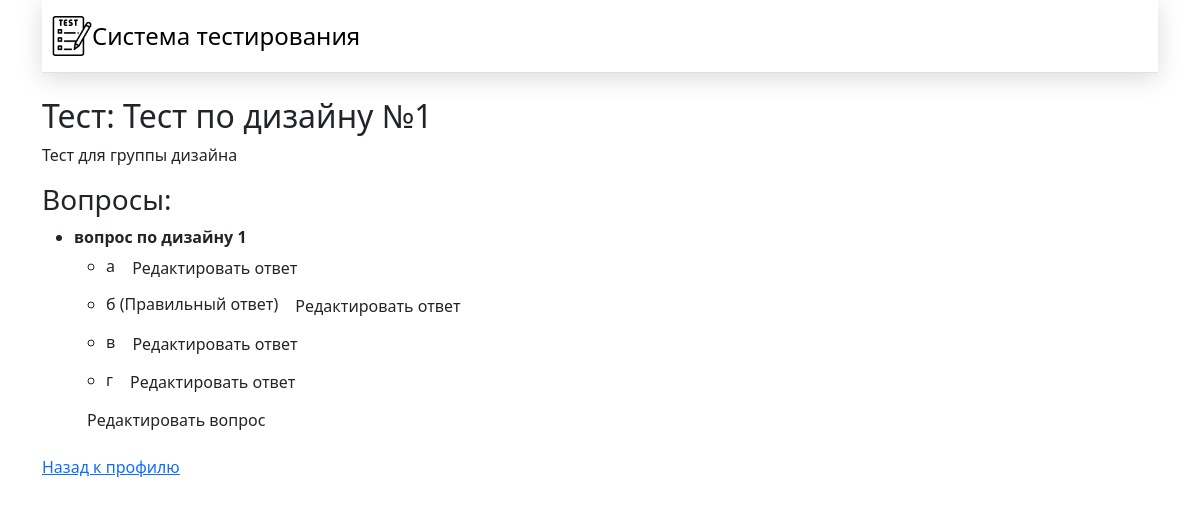
The page /view_test/2 on the database as committed earlier.
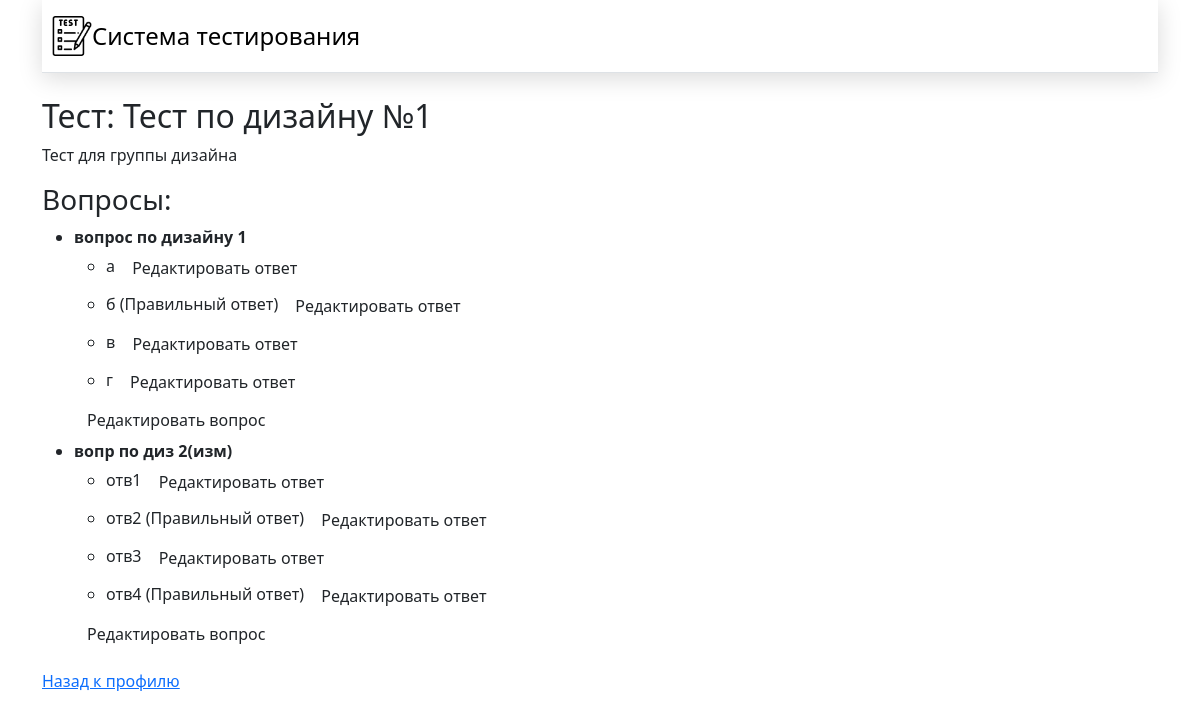
The same page on the database as committed later.
### app.py (models this page shows)
class Test(db.Model):
    test_id = db.Column(db.Integer, primary_key=True)
    title = db.Column(db.String(100), nullable=False)
    description = db.Column(db.Text)
    group_id = db.Column(db.Integer, db.ForeignKey('group.group_id'))
    group = db.relationship('Group', back_populates='tests')
    questions = db.relationship('Question', back_populates='test')

class Question(db.Model):
    question_id = db.Column(db.Integer, primary_key=True)
    test_id = db.Column(db.Integer, db.ForeignKey('test.test_id'))
    question_text = db.Column(db.Text, nullable=False)
    question_type = db.Column(db.Enum('одиночный выбор', 'множественный выбор'), nullable=False)
    image_url = db.Column(db.String(255))
    test = db.relationship('Test', back_populates='questions')
    answers = db.relationship('Answer', back_populates='question')

class Answer(db.Model):
    answer_id = db.Column(db.Integer, primary_key=True)
    question_id = db.Column(db.Integer, db.ForeignKey('question.question_id'))
    answer_text = db.Column(db.String(255), nullable=False)
    is_correct = db.Column(db.Boolean, nullable=False)
    question = db.relationship('Question', back_populates='answers')

### app.py (the view)
@app.route('/view_test/<int:test_id>')
def view_test(test_id):
    test = Test.query.get(test_id)
    questions = Question.query.filter_by(test_id=test_id).all()
    return render_template('view_test.html', test=test, questions=questions)

### app.py (called while the page is built)
@app.before_request
def create_admin():
    if User.query.filter_by(login='admin').first() is None:
        admin = User(user_name='Администратор', login='admin', password=generate_password_hash('admin'))
        db.session.add(admin)
        db.session.commit()

### templates/view_test.html (shortened to what this page needs)
{% extends 'base.html' %}
{% block content %}
<h2>Тест: {{ test.title }}</h2>
<p>{{ test.description }}</p>
<h3>Вопросы:</h3>
<ul>
    {% if questions %}
        {% for question in questions %}
            <li>
                <strong>{{ question.question_text }}</strong><br>
                {% if question.answers %}
                    <ul>
                        {% for answer in question.answers %}
                            <li>{{ answer.answer_text }} {% if answer.is_correct %} (Правильный ответ) {% endif %}
                                <a href="{{ url_for('edit_answer', answer_id=answer.answer_id) }}" class="btn">Редактировать ответ</a>
                            </li>
                        {% endfor %}
                    </ul>
                {% else %}
                    <p>Ответы не найдены для этого вопроса.</p>
                {% endif %}
                <a href="{{ url_for('edit_question', question_id=question.question_id) }}" class="btn">Редактировать вопрос</a>
            </li>
        {% endfor %}
    {% else %}
        <p>Вопросы не найдены для этого теста.</p>
    {% endif %}
</ul>
<a href="{{ url_for('profile') }}">Назад к профилю</a>
{% endblock %}

### templates/base.html (shortened to what this page needs)
<!DOCTYPE html>
<html lang="en">
<head>
    <link href="https://cdn.jsdelivr.net/npm/bootstrap@5.3.3/dist/css/bootstrap.min.css" rel="stylesheet">
    <link rel="stylesheet" href="{{ url_for('static', filename='css/main.css')}}">
</head>
<body>
    <div class="container">
        <header class="d-flex flex-wrap justify-content-center py-3 mb-4 border-bottom">
            <a href="/" class="d-flex align-items-center mb-3 mb-md-0 me-md-auto link-body-emphasis text-decoration-none">
              <img class="header_img" src="{{ url_for('static', filename='img/test.png')}}" alt="test">
              <span class="fs-4">Система тестирования</span>
            </a>
          </header>
        {% block content %} {% endblock %}
    </div>
</body>
</html>

### static/css/main.css (style rules this page uses)
header { position: sticky; top: 0; padding: 10px; z-index: 1000; background: #fff; -webkit-box-shadow: 0 5px 25px rgba(0, 0, 0, 0.15); box-shadow: 0 5px 25px rgba(0, 0, 0, 0.15); }
.header_img { height: 40px; width: 40px; }

Rows that differ between the two databases and show on the page:
added Question: question_text "вопр по диз 2(изм)"
added Answer: answer_text "отв1", shown under "вопр по диз 2(изм)"
added Answer: answer_text "отв2", is_correct "(Правильный ответ)", shown under "вопр по диз 2(изм)"
added Answer: answer_text "отв3", shown under "вопр по диз 2(изм)"
added Answer: answer_text "отв4", is_correct "(Правильный ответ)", shown under "вопр по диз 2(изм)"
